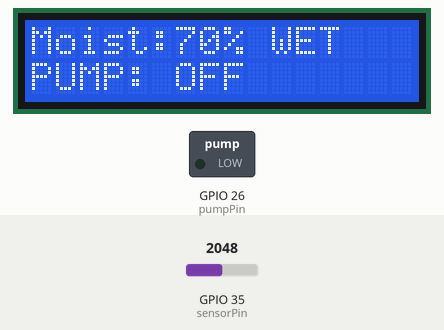
This sketch was run on a simulated ESP32. Shown: 16×2 character LCD, switched loads named in the sketch (green lamp = pin HIGH). The inputs (shaded band) are chosen by the test bench; at power-on: GPIO 35 (sensorPin) = 2048 (analog values on the 0–4095 scale). WiFi joins after 1.5 s; servers stay silent unless stated; uploads are accepted with an empty reply; what the sketch prints to the serial monitor is not drawn.

Above: at 4.4 s.
4.5 s: GPIO 35 (sensorPin) set to 3329
At 6.5 s:
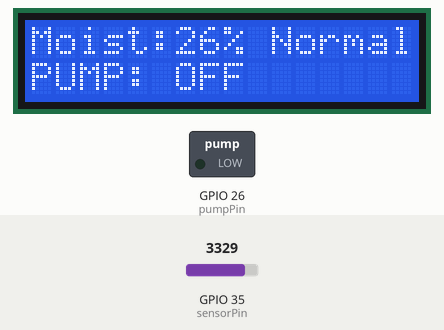
6.8 s: GPIO 35 (sensorPin) set to 3431
At 7.9 s:
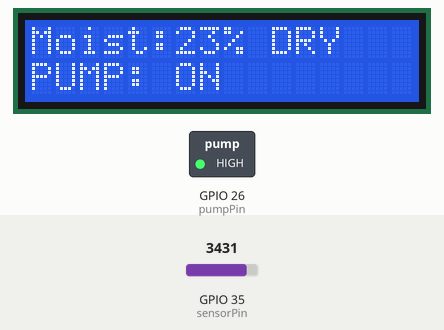
8.8 s: GPIO 35 (sensorPin) set to 2866
At 10.5 s:
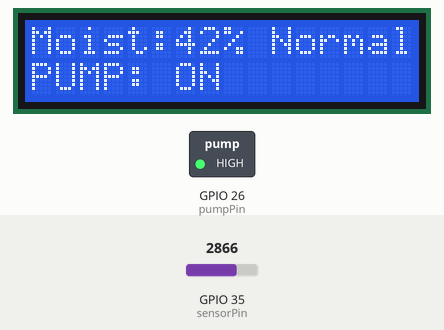
10.8 s: GPIO 35 (sensorPin) set to 2104
At 12.2 s:
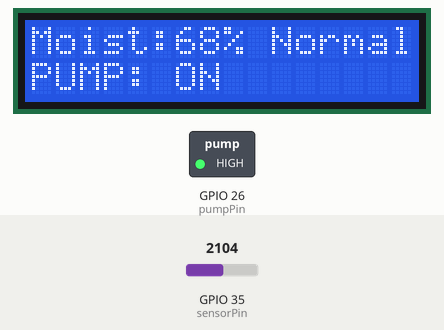
12.8 s: GPIO 35 (sensorPin) set to 1992
At 13.8 s:
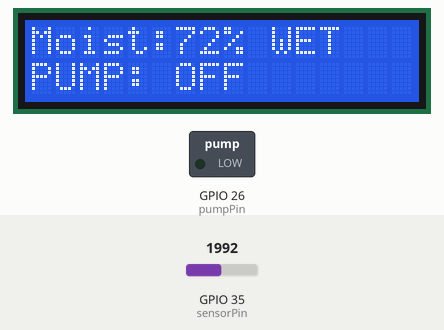
Timing chart, 0 to 15.8 s (numbered marks = the images above; inputs shaded):
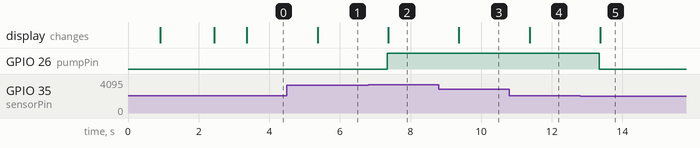

The sketch:

SF_AI_ESP32.ino
```cpp
#include <WiFi.h>
#include <HTTPClient.h>
#include <Wire.h>
#include <LiquidCrystal_I2C.h>
#include <math.h>

#define LCD_ADDRESS 0x27
LiquidCrystal_I2C lcd(LCD_ADDRESS, 16, 2);

// ===== Pins =====
const int sensorPin = 35;
const int pumpPin   = 26;

// ===== Relay Logic =====
const int RELAY_ON  = HIGH;
const int RELAY_OFF = LOW;

// ===== Farm Name =====
const char* farmName = "HSB Smart Farm";

// ===== WiFi =====
const char* ssid = "$$$$$";
const char* password = "$$$$$$";

// ===== Backend =====
const char* baseUrl = "http://192.168.1.19:3000";
const char* apiPath = "/api/sensor/soil-moisture/readings";

// ===== Device Auth =====
const char* deviceId = "ESP32_01";
const char* deviceToken = "$$$$$$";

// ===== Calibration =====
int dryValue = 4095;
int wetValue = 1170;

// ===== Thresholds =====
const int DRY_TH = 25;
const int WET_TH = 70;

// ===== Safety =====
const unsigned long PUMP_MAX_ON_TIME = 30000;

// ===== Timers =====
unsigned long lastSendTime  = 0;
unsigned long lastReadTime  = 0;
unsigned long pumpStartTime = 0;

const unsigned long sendInterval = 10000;
const unsigned long readInterval = 2000;

// ===== Current Values =====
int currentRaw = 0;
int currentMoisture = 0;
const char* currentStatus = "OK";
bool pumpRunning = false;

// ===== Build URL =====
String buildFinalUrl() {
  String url  = String(baseUrl);
  String path = String(apiPath);
  while (url.endsWith("/")) url.remove(url.length() - 1);
  while (path.startsWith("/")) path.remove(0, 1);
  return url + "/" + path;
}

// ===== Read Sensor Average =====
int readSettledAverage(int samples = 20) {
  long sum = 0;
  for (int i = 0; i < samples; i++) {
    sum += analogRead(sensorPin);
    delay(5);
  }
  return sum / samples;
}

// ===== Convert Raw to Percent =====
int calcMoisturePercent(int raw) {
  long denom = (long)wetValue - (long)dryValue;
  if (denom == 0) return 0;
  float percent = ((raw - dryValue) * 100.0f) / denom;
  if (percent < 0) percent = 0;
  if (percent > 100) percent = 100;
  return round(percent);
}

// ===== Get Soil Status =====
const char* getStatus(int moisture) {
  if (moisture < DRY_TH) return "DRY";
  if (moisture >= WET_TH) return "WET";
  return "Normal";
}

// ===== Pump ON =====
void startPump() {
  if (!pumpRunning) {
    digitalWrite(pumpPin, RELAY_ON);
    pumpRunning = true;
    pumpStartTime = millis();
    Serial.println(">>> PUMP ON <<<");
  }
}

// ===== Pump OFF =====
void stopPump(const char* reason) {
  if (pumpRunning) {
    digitalWrite(pumpPin, RELAY_OFF);
    pumpRunning = false;
    Serial.print(">>> PUMP OFF - reason: ");
    Serial.println(reason);
  }
}

// ===== Pump Control =====
void controlPump() {
  unsigned long now = millis();
  if (pumpRunning && (now - pumpStartTime >= PUMP_MAX_ON_TIME)) {
    stopPump("SAFETY TIMEOUT");
    return;
  }
  if (!pumpRunning && currentMoisture < DRY_TH) startPump();
  if (pumpRunning && currentMoisture >= WET_TH) stopPump("WET THRESHOLD REACHED");
}

// ===== WiFi Connection =====
bool connectWiFi() {
  lcd.clear();
  lcd.setCursor(0, 0);
  lcd.print("Connecting WiFi");
  WiFi.begin(ssid, password);
  Serial.print("Connecting WiFi");
  int attempts = 0;
  while (WiFi.status() != WL_CONNECTED && attempts < 12) {
    delay(250);
    Serial.print(".");
    attempts++;
  }
  if (WiFi.status() == WL_CONNECTED) {
    Serial.println("\nWiFi Connected");
    Serial.println(WiFi.localIP());
    lcd.clear();
    lcd.setCursor(0, 0);
    lcd.print("WiFi Connected!");
    lcd.setCursor(0, 1);
    lcd.print(farmName);
    delay(800);
    return true;
  }
  Serial.println("\nWiFi FAILED");
  lcd.clear();
  lcd.setCursor(0, 0);
  lcd.print("WiFi Failed!");
  lcd.setCursor(0, 1);
  lcd.print(farmName);
  delay(800);
  return false;
}

// ===== Send to Backend =====
bool sendToBackend(int rawValue, int moisturePercent) {
  if (WiFi.status() != WL_CONNECTED) {
    Serial.println("WiFi disconnected, reconnecting...");
    WiFi.reconnect();
    delay(3000);
    if (WiFi.status() != WL_CONNECTED) {
      Serial.println("Cannot send: WiFi not connected");
      return false;
    }
  }
  String finalUrl = buildFinalUrl();
  HTTPClient http;
  http.begin(finalUrl);
  http.addHeader("Content-Type", "application/json");
  http.addHeader("x-device-id", deviceId);
  http.addHeader("x-device-token", deviceToken);
  String jsonBody = "{";
  jsonBody += "\"moisturePercent\":" + String(moisturePercent);
  jsonBody += ",\"rawValue\":" + String(rawValue);
  jsonBody += "}";
  int code = http.POST(jsonBody);
  Serial.print("Response Code: ");
  Serial.println(code);
  Serial.println("Response: " + http.getString());
  http.end();
  return code >= 200 && code < 300;
}

// ===== LCD Update =====
void updateLCD() {
  lcd.clear();
  lcd.setCursor(0, 0);
  lcd.print("Moist:");
  lcd.print(currentMoisture);
  lcd.print("% ");
  lcd.print(currentStatus);
  lcd.setCursor(0, 1);
  if (pumpRunning) lcd.print("PUMP: ON");
  else lcd.print("PUMP: OFF");
}

// ===== Setup =====
void setup() {
  Serial.begin(115200);
  pinMode(sensorPin, INPUT);
  pinMode(pumpPin, OUTPUT);
  digitalWrite(pumpPin, RELAY_OFF);
  pumpRunning = false;
  analogReadResolution(12);
  Wire.begin(21, 22);
  lcd.init();
  lcd.backlight();
  lcd.setCursor(0, 0);
  lcd.print(farmName);
  lcd.setCursor(0, 1);
  lcd.print("Starting...");
  delay(800);
  connectWiFi();
}

// ===== Loop =====
void loop() {
  unsigned long now = millis();
  if (now - lastReadTime >= readInterval) {
    lastReadTime = now;
    currentRaw = readSettledAverage();
    currentMoisture = calcMoisturePercent(currentRaw);
    currentStatus = getStatus(currentMoisture);
    Serial.println("\n===== Sensor Reading =====");
    Serial.print("Raw: ");
    Serial.println(currentRaw);
    Serial.print("Moisture: ");
    Serial.print(currentMoisture);
    Serial.println("%");
    Serial.print("Status: ");
    Serial.println(currentStatus);
    Serial.print("Pump: ");
    Serial.println(pumpRunning ? "ON" : "OFF");
    controlPump();
    updateLCD();
  }
  if (now - lastSendTime >= sendInterval) {
    lastSendTime = now;
    sendToBackend(currentRaw, currentMoisture);
  }
}
```

Measured:
- the behaviour switches between 3378 and 3379 on GPIO 35 (sensorPin) (found by bisection; images 1 and 2)
- the behaviour switches between 2063 and 2062 on GPIO 35 (sensorPin) (found by bisection; images 4 and 5)
- after the input at 4.5 s, the display: changes after 0.87 s (image 1)
- after the input at 6.8 s, GPIO 26 (pumpPin): LOW → HIGH after 0.54 s; the display: changes after 0.57 s (image 2)
- after the input at 8.8 s, the display: changes after 0.57 s (image 3)
- after the input at 10.8 s, the display: changes after 0.57 s (image 4)
- after the input at 12.8 s, GPIO 26 (pumpPin): HIGH → LOW after 0.54 s; the display: changes after 0.57 s (image 5)
